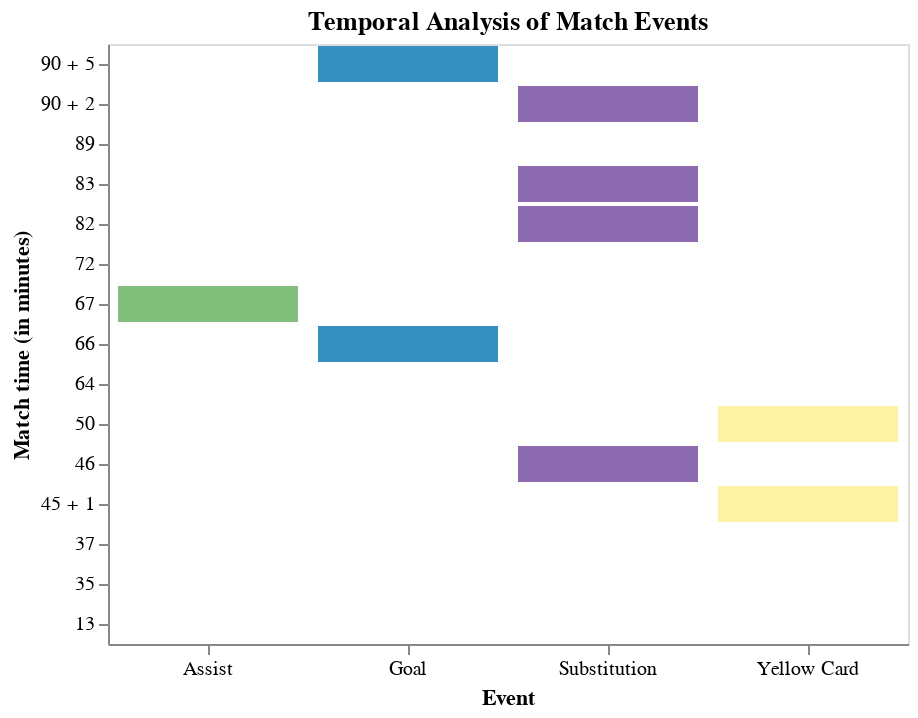

Notebook code for this chart:
### Markdown cell above
# Plot to show distribution of events on minute-by-minute basis

### Code cell
import altair as alt

# Define a dictionary of colors for each event
event_colors = {
    'Assist': '#7fbf7b',
    'Goal': '#3690c0',
    'Red Card': '#fb6a4a',
    'Substitution': '#8c6bb1',
    'Own Goal':'#e0f3f8',
    'Yellow Card': '#fcf4a3',
    
    'Penalty Goal':'#91bfdb',
    'Penalty Miss':'#c51b7d',
    'Penalty Save':'#e9a3c9',
}

# Create a chart with time on the y-axis
line1 = (
    alt.Chart(team_events)
    .mark_bar()
    .encode(
        x=alt.X('event', axis=alt.Axis(title='Event')),
        y=alt.Y('time', scale=alt.Scale(domain=time_values), axis=alt.Axis(title='Match time (in minutes)')),
        # color=alt.Color('event', legend=alt.Legend(title='Event', labelFontSize=9, titleFontSize=10, labelLimit=100), scale=alt.Scale(range=list(event_colors.values()))),
        color=alt.Color('event', legend=None,scale=alt.Scale(domain=list(event_colors.keys()), range=list(event_colors.values()))),
        tooltip=[alt.Tooltip('event', title='Event'), alt.Tooltip('player_involved', title='Event Player(s)'), alt.Tooltip('time', title='Match Time')]
    )
    .properties(width=400, height=300, title='Temporal Analysis of Match Events')
    .configure_axis(labelAngle=0)
)
line1

### Figure 1 — Vega-Lite specification as saved in the notebook (floating-point values rounded to 4 significant figures)
{"config": {"view": {"continuousWidth": 400, "continuousHeight": 300}, "axis": {"labelAngle": 0}}, "data": {"name": "data-6732bc5ab02b62d1caa181885b5c91a9"}, "mark": "bar", "encoding": {"color": {"field": "event", "legend": null, "scale": {"domain": ["Assist", "Goal", "Red Card", "Substitution", "Own Goal", "Yellow Card", "Penalty Goal", "Penalty Miss", "Penalty Save"], "range": ["#7fbf7b", "#3690c0", "#fb6a4a", "#8c6bb1", "#e0f3f8", "#fcf4a3", "#91bfdb", "#c51b7d", "#e9a3c9"]}, "type": "nominal"}, "tooltip": [{"field": "event", "title": "Event", "type": "nominal"}, {"field": "player_involved", "title": "Event Player(s)", "type": "nominal"}, {"field": "time", "title": "Match Time", "type": "nominal"}], "x": {"axis": {"title": "Event"}, "field": "event", "type": "nominal"}, "y": {"axis": {"title": "Match time (in minutes)"}, "field": "time", "scale": {"domain": ["90 + 5", "90 + 2", "89", "83", "82", "72", "67", "66", "64", "50", "46", "45 + 1", "37", "35", "13"]}, "type": "nominal"}}, "height": 300, "title": "Temporal Analysis of Match Events", "width": 400, "$schema": "https://vega.github.io/schema/vega-lite/v4.17.0.json", "datasets": {"data-6732bc5ab02b62d1caa181885b5c91a9": [{"time": "45 + 1", "event": "Yellow Card", "player_involved": "C. Fassnacht "}, {"time": "46", "event": "Substitution", "player_involved": "J. Siebatcheu  with  V. Sierro"}, {"time": "50", "event": "Yellow Card", "player_involved": "C. Martins "}, {"time": "66", "event": "Goal", "player_involved": "N. Moumi Ngamaleu "}, {"time": "67", "event": "Assist", "player_involved": "S. Hefti "}, {"time": "82", "event": "Substitution", "player_involved": "F. Rieder  with  C. Martins"}, {"time": "83", "event": "Substitution", "player_involved": "M. Sulejmani  with  S. Hefti"}, {"time": "90 + 2", "event": "Substitution", "player_involved": "W. Kanga  with  M. Elia, C. Zesiger  with  S. Lauper"}, {"time": "90 + 5", "event": "Goal", "player_involved": "J. Siebatcheu "}]}}
